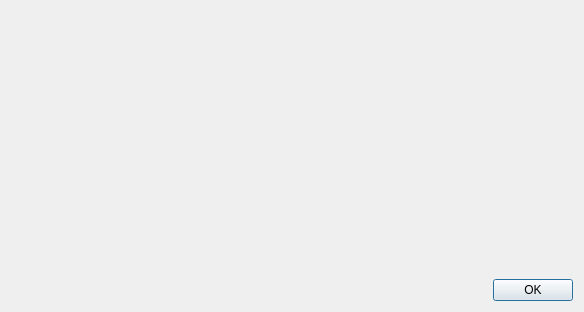
<?xml version="1.0" encoding="UTF-8"?>
<ui version="4.0">
 <class>DialogAbout</class>
 <widget class="QDialog" name="DialogAbout">
  <property name="windowModality">
   <enum>Qt::WindowModal</enum>
  </property>
  <property name="geometry">
   <rect>
    <x>0</x>
    <y>0</y>
    <width>584</width>
    <height>312</height>
   </rect>
  </property>
  <property name="windowTitle">
   <string>About</string>
  </property>
  <property name="modal">
   <bool>true</bool>
  </property>
  <layout class="QVBoxLayout" name="verticalLayout">
   <item>
    <widget class="XAboutWidget" name="widgetAbout" native="true">
     <property name="sizePolicy">
      <sizepolicy hsizetype="Preferred" vsizetype="Expanding">
       <horstretch>0</horstretch>
       <verstretch>0</verstretch>
      </sizepolicy>
     </property>
    </widget>
   </item>
   <item>
    <layout class="QHBoxLayout" name="horizontalLayout">
     <item>
      <spacer name="horizontalSpacer">
       <property name="orientation">
        <enum>Qt::Horizontal</enum>
       </property>
       <property name="sizeHint" stdset="0">
        <size>
         <width>40</width>
         <height>20</height>
        </size>
       </property>
      </spacer>
     </item>
     <item>
      <widget class="QPushButton" name="pushButtonOK">
       <property name="text">
        <string>OK</string>
       </property>
      </widget>
     </item>
    </layout>
   </item>
  </layout>
 </widget>
 <customwidgets>
  <customwidget>
   <class>XAboutWidget</class>
   <extends>QWidget</extends>
   <header>xaboutwidget.h</header>
   <container>1</container>
  </customwidget>
 </customwidgets>
 <resources/>
 <connections/>
</ui>
